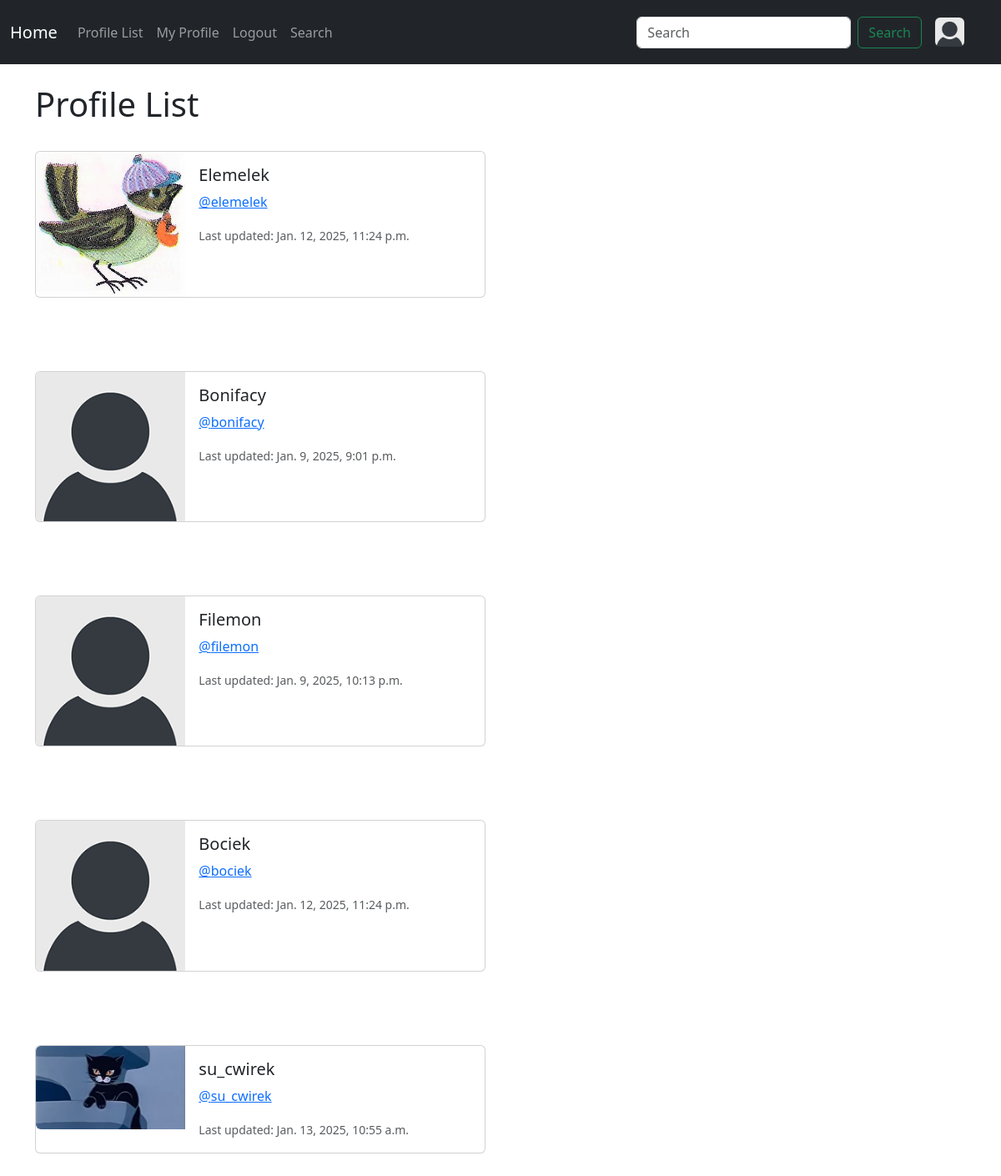
Page /profile_list/ (signed in) on the committed database.
### cwirek/models.py (models this page shows, shortened)
class Profile(models.Model):
    user = models.OneToOneField(User, on_delete=models.CASCADE)
    follows = models.ManyToManyField("self", related_name="followed_by", symmetrical=False, blank=True)
    date_modified = models.DateTimeField(User, auto_now=True)
    profile_image = models.ImageField(null=True, blank=True, upload_to="images/")
    profile_bio = models.CharField(null=True, blank=True, max_length=1500)
    homepage_link = models.CharField(null=True, blank=True, max_length=100)
    facebook_link = models.CharField(null=True, blank=True, max_length=100)
    instagram_link = models.CharField(null=True, blank=True, max_length=100)
    linkedin_link = models.CharField(null=True, blank=True, max_length=100)
    youtube_link = models.CharField(null=True, blank=True, max_length=100)

### cwirek/views.py (the view)
# urls.py: path('profile_list/', views.profile_list, name="profile_list"),
def profile_list(request):
    if request.user.is_authenticated:
        profiles = Profile.objects.exclude(user=request.user)
        return render(request, 'profile_list.html', {"profiles":profiles})
    else:
        messages.success(request, ("You must be logged in to view this page..."))
        return redirect('home')

### cwirek/templates/profile_list.html
{% extends 'base.html' %}
{% load static %}
{% block content %}
<h1>Profile List</h1>
<br/>
{% if profiles %}
    {% for profile in profiles %}
    <div class="card mb-3" style="max-width: 540px;">
        <div class="row g-0">
          <div class="col-md-4">
            {% if profile.profile_image %}
                <img src="{{ profile.profile_image.url }}" class="img-fluid rounded-start" alt="">
            {% else %}
            <img src="{% static 'images/default_profile_pic.png' %}" class="img-fluid rounded-start" alt="{{profile.user.username}}">
            {% endif%}
          </div>
          <div class="col-md-8">
            <div class="card-body">
              <h5 class="card-title">{{ profile.user.username}}</h5>
              <p class="card-text"><a href="{% url 'profile' profile.user.id %}">@{{ profile.user.username|lower}}</a></p>
              <p class="card-text"><small class="text-body-secondary">Last updated: {{profile.date_modified}}</small></p>
            </div>
          </div>
        </div>
      </div>
      <br/><br/><br/>
    {% endfor %}
{% endif %}
{% endblock %}

### rows in the picture
Profile: profile_image (picture), user.username "Elemelek", user.username "elemelek", date_modified "Jan. 12, 2025, 11:24 p.m."
Profile: user.username "Bonifacy", user.username "bonifacy", date_modified "Jan. 9, 2025, 9:01 p.m."
Profile: user.username "Filemon", user.username "filemon", date_modified "Jan. 9, 2025, 10:13 p.m."
Profile: user.username "Bociek", user.username "bociek", date_modified "Jan. 12, 2025, 11:24 p.m."
Profile: profile_image (picture), user.username "su_cwirek", date_modified "Jan. 13, 2025, 10:55 a.m."
